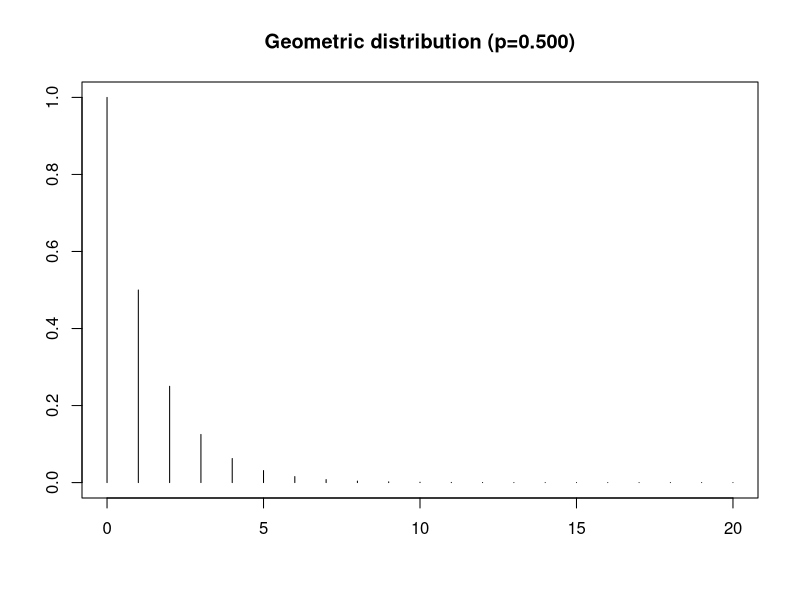

Here is the R script that generated this plot:

#' Geometric Distribution
#'   P(T=n) = q^n-1p
#' where q = 1-p

n=20
x=0:n
p=0.5
y=sapply(x, function(n) (1-p)^(n-1) * p)

par(mfrow=c(1,1))
plot(c(), xlab='', ylab='', ylim=c(0,max(y)), xlim=c(0,n),
     main=sprintf('Geometric distribution (p=%0.3f)', p),)
for (i in 1:length(x)) {
  lines(c(x[i], x[i]), c(0, y[i]))
}
